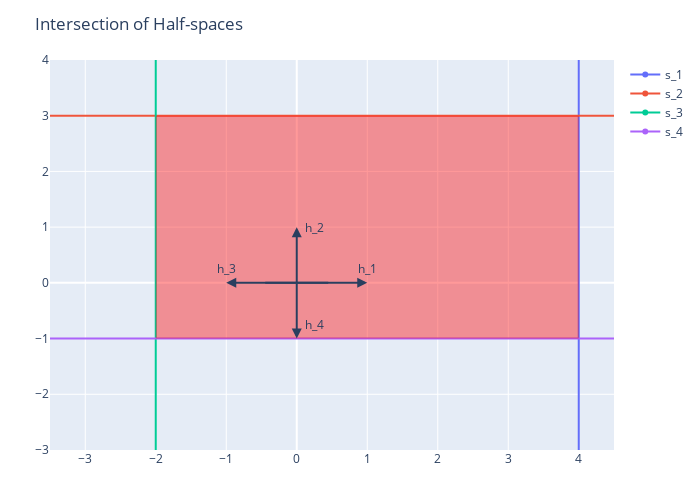

Here is the notebook cell this chart was saved with:
### Markdown cell above
### Approximating the set

A key recommendation of JYC 2003 is a way to approximate the set of subgame perfect equilibrium values. 

As mentioned above, we use public randomization to assure that sets are convex.

A convenient property of convex sets (polytopes in particular) is that  because we only need to keep track of extreme points, they can be represented easily inside a computer. This is referred to as the vertice representation.

It is also useful to recognize that polytopes could also be represented as the intersection of a finite number of half-spaces.

The algorithm will mostly represent sets in the half-space representation, but we mention the vertice representation because that is typically how we envision (and display) sets.

We can describe a set using half-spaces in the following way: Consider a set of subgradients (think about these as directional vectors) $H$. For example, let $H = \{ (1, 0), (0, 1), (-1, 0), (0, -1) \}$. Let $C$ be a set of hyperplane levels, for example,  $C = \{4, 3, 2, 1\}$. The halfspace corresponding to a specific subgradient, $h \in H$, and hyperplane level, $c \in C$, is described by the set $s = \{ (x, y) | h \cdot (x, y) \leq c \}$. In our example, the set of half-spaces would be $S = \{s_1, s_2, s_3, s_4\}$, where

\begin{align*}
  s_1 &:= \{ (x, y) | x \leq 4 \} \\
  s_2 &:= \{ (x, y) | y \leq 3 \} \\
  s_3 &:= \{ (x, y) | -x \leq 2 \} \\
  s_4 &:= \{ (x, y) | -y \leq 1 \}
\end{align*}

We draw the following below:

  * Each of the half-spaces (draw their hyper-planes)
  * Intersection of the half-spaces (shaded red)
  * Subgradients ($h_i$)

### Code cell
n = 2
ls_m5_p5 = [i for i in range(-5, stop=5, length=n)]

# Build traces
t_s1 = scatter(;x=fill(4, n), y=ls_m5_p5, name="s_1")
t_s2 = scatter(;x=ls_m5_p5, y=fill(3, n), name="s_2")
t_s3 = scatter(;x=fill(-2, n), y=ls_m5_p5, name="s_3")
t_s4 = scatter(;x=ls_m5_p5, y=fill(-1, n), name="s_4")

# Build layout
h_s1 = Dict("x"=>1, "y"=>0,"arrowhead"=>2, "arrowsize"=>1, "arrowwidth"=>2,
            "showarrow"=>true, "ax"=>-105, "ay"=>0)
h_s2 = Dict("x"=>0, "y"=>1,"arrowhead"=>2, "arrowsize"=>1, "arrowwidth"=>2,
            "showarrow"=>true, "ax"=>0, "ay"=>65)
h_s3 = Dict("x"=>-1, "y"=>0,"arrowhead"=>2, "arrowsize"=>1, "arrowwidth"=>2,
            "showarrow"=>true, "ax"=>105, "ay"=>0)
h_s4 = Dict("x"=>0, "y"=>-1,"arrowhead"=>2, "arrowsize"=>1, "arrowwidth"=>2,
            "showarrow"=>true, "ax"=>0, "ay"=>-65)

h_1 = Dict("x"=>1, "y"=>0.25,"arrowhead"=>2, "text"=>"h_1", "showarrow"=>false)
h_2 = Dict("x"=>0.25, "y"=>1,"arrowhead"=>2, "text"=>"h_2", "showarrow"=>false)
h_3 = Dict("x"=>-1, "y"=>0.25,"arrowhead"=>2, "text"=>"h_3", "showarrow"=>false)
h_4 = Dict("x"=>0.25, "y"=>-0.75,"arrowhead"=>2, "text"=>"h_4", "showarrow"=>false)

shapes = [rect(-2, 4, -1, 3, fillcolor="red", opacity=0.4, line_width=0)]
l = Layout(;shapes=shapes, title="Intersection of Half-spaces",
            xaxis_range=[-3.5, 4.5], yaxis_range=[-3.0, 4.0],
            annotations=[h_s1, h_s2, h_s3, h_s4,
                         h_1, h_2, h_3, h_4],
            autosize=false, width=700, height=500)

plot([t_s1, t_s2, t_s3, t_s4], l)

### Figure 1 — Plotly figure (JSON) as saved in the notebook; plotly's stock layout.template omitted (floating-point values rounded to 4 significant figures)
{"data": [{"name": "s_1", "type": "scatter", "x": [4, 4], "y": [-5, 5]}, {"name": "s_2", "type": "scatter", "x": [-5, 5], "y": [3, 3]}, {"name": "s_3", "type": "scatter", "x": [-2, -2], "y": [-5, 5]}, {"name": "s_4", "type": "scatter", "x": [-5, 5], "y": [-1, -1]}], "layout": {"annotations": [{"arrowhead": 2, "arrowsize": 1, "arrowwidth": 2, "ax": -105, "ay": 0, "showarrow": true, "x": 1, "y": 0}, {"arrowhead": 2, "arrowsize": 1, "arrowwidth": 2, "ax": 0, "ay": 65, "showarrow": true, "x": 0, "y": 1}, {"arrowhead": 2, "arrowsize": 1, "arrowwidth": 2, "ax": 105, "ay": 0, "showarrow": true, "x": -1, "y": 0}, {"arrowhead": 2, "arrowsize": 1, "arrowwidth": 2, "ax": 0, "ay": -65, "showarrow": true, "x": 0, "y": -1}, {"arrowhead": 2, "showarrow": false, "text": "h_1", "x": 1, "y": 0.25}, {"arrowhead": 2, "showarrow": false, "text": "h_2", "x": 0.25, "y": 1}, {"arrowhead": 2, "showarrow": false, "text": "h_3", "x": -1, "y": 0.25}, {"arrowhead": 2, "showarrow": false, "text": "h_4", "x": 0.25, "y": -0.75}], "autosize": false, "height": 500, "margin": {"b": 50, "l": 50, "r": 50, "t": 60}, "shapes": [{"fillcolor": "red", "line": {"width": 0}, "opacity": 0.4, "type": "rect", "x0": -2, "x1": 4, "y0": -1, "y1": 3}], "title": "Intersection of Half-spaces", "width": 700, "xaxis": {"range": [-3.5, 4.5]}, "yaxis": {"range": [-3, 4]}}}
